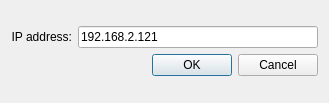
<?xml version="1.0" encoding="UTF-8"?>
<ui version="4.0">
 <class>AddressDialog</class>
 <widget class="QDialog" name="AddressDialog">
  <property name="geometry">
   <rect>
    <x>0</x>
    <y>0</y>
    <width>329</width>
    <height>103</height>
   </rect>
  </property>
  <property name="windowTitle">
   <string>Keithley address</string>
  </property>
  <layout class="QVBoxLayout" name="verticalLayout">
   <item>
    <layout class="QGridLayout" name="gridLayout">
     <item row="0" column="1">
      <widget class="QLineEdit" name="lineEditIP">
       <property name="text">
        <string>192.168.2.121</string>
       </property>
      </widget>
     </item>
     <item row="0" column="0" alignment="Qt::AlignRight">
      <widget class="QLabel" name="label">
       <property name="text">
        <string>IP address:</string>
       </property>
       <property name="alignment">
        <set>Qt::AlignRight|Qt::AlignTrailing|Qt::AlignVCenter</set>
       </property>
      </widget>
     </item>
     <item row="1" column="0" colspan="2">
      <widget class="QDialogButtonBox" name="buttonBox">
       <property name="orientation">
        <enum>Qt::Horizontal</enum>
       </property>
       <property name="standardButtons">
        <set>QDialogButtonBox::Cancel|QDialogButtonBox::Ok</set>
       </property>
      </widget>
     </item>
    </layout>
   </item>
  </layout>
 </widget>
 <resources/>
 <connections>
  <connection>
   <sender>buttonBox</sender>
   <signal>accepted()</signal>
   <receiver>AddressDialog</receiver>
   <slot>accept()</slot>
   <hints>
    <hint type="sourcelabel">
     <x>248</x>
     <y>254</y>
    </hint>
    <hint type="destinationlabel">
     <x>157</x>
     <y>274</y>
    </hint>
   </hints>
  </connection>
  <connection>
   <sender>buttonBox</sender>
   <signal>rejected()</signal>
   <receiver>AddressDialog</receiver>
   <slot>reject()</slot>
   <hints>
    <hint type="sourcelabel">
     <x>316</x>
     <y>260</y>
    </hint>
    <hint type="destinationlabel">
     <x>286</x>
     <y>274</y>
    </hint>
   </hints>
  </connection>
 </connections>
</ui>
